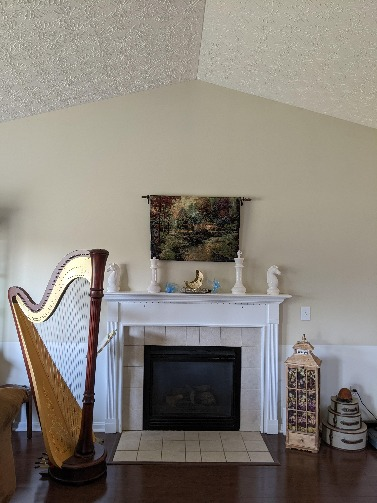
#> input picture images/im0.jpg, 377 x 503 px; its folder holds 4 pictures in this run
$ jupyter execute --allow-errors FinalProject.ipynb
#> lines starting #> are read from the running program, lines starting #| are printed output that depends on the picture
[cell 1]
from skimage.measure import label
import numpy as np
from scipy import ndimage
import matplotlib.pyplot as plt
import skimage
from skimage import io
from skimage import filters
import math

# Part A: Preprocessing for region extraction
## Load and confirm images

[cell 2]
##Confirm image size usable
#N=3, R=4025, C=3017
#4025 = Q*8+1, Q=503
#3017 = M*8+1, M=377

# Import Images
imageList=[]
for i in range(8):
    imageList.append('./images/im%d.jpg' % i)
#> further down, image is the input picture: shape (503, 377, 3); mean R, G, B 137, 131.5, 123.8
#> `gray = io.imread(imageFile, as_gray=True)`:
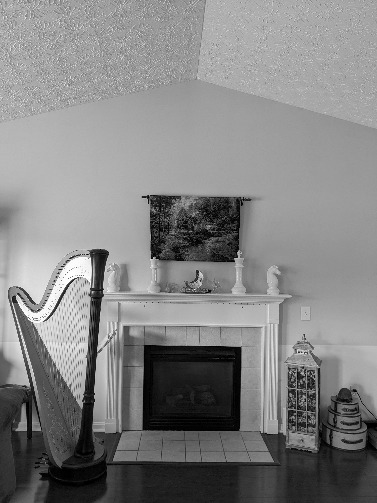
#> gray: shape (503, 377) float64; min 0, max 0.999, mean 0.518
#> pass 2 of the loop `for imageFile in imageList:`:
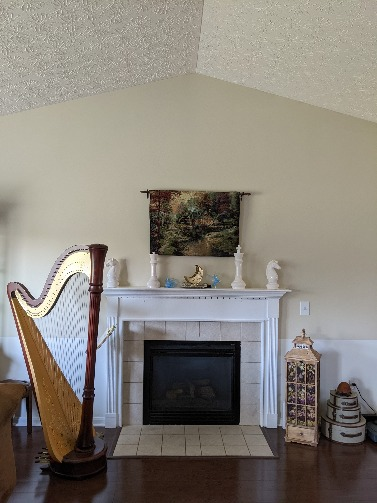
#> input picture images/im1.jpg, 377 x 503 px
#> image is the input picture: shape (503, 377, 3); mean R, G, B 136.2, 130.9, 123
#> `gray = io.imread(imageFile, as_gray=True)`:
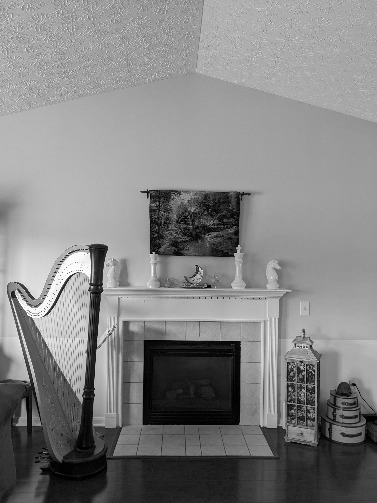
#> gray: shape (503, 377) float64; min 0, max 1, mean 0.516
#> pass 3 of the loop `for imageFile in imageList:`:
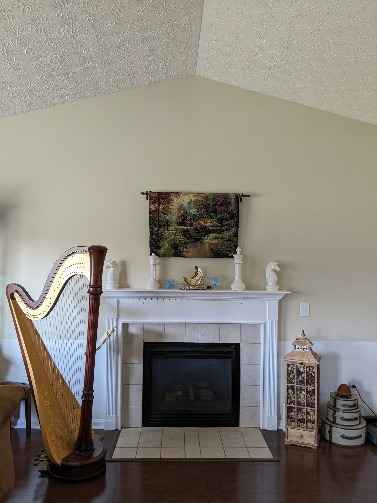
#> input picture images/im2.jpg, 377 x 503 px
#> image is the input picture: shape (503, 377, 3); mean R, G, B 136.6, 131.3, 123.5
#> `gray = io.imread(imageFile, as_gray=True)`:
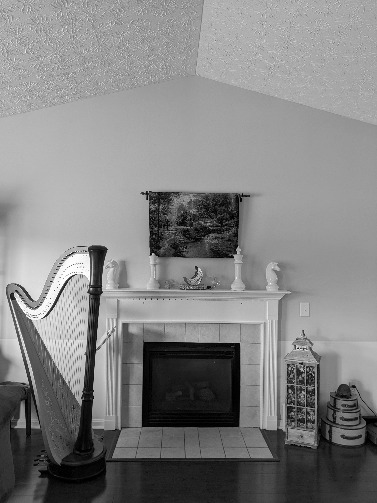
#> gray: shape (503, 377) float64; min 0, max 1, mean 0.517
colorImages = []
grayscaleImages = []
#> (the rest of this cell did not finish here and is left out)

## Step 2: Construct MEI

[cell 3]
## Get images in numpy array for MEI construction
print(np.shape(grayscaleImages[0]))
#| (503, 377)
